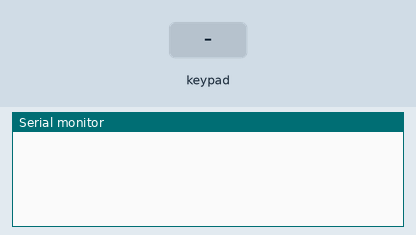
The sketch below on a simulated ESP8266 (NodeMCU). Shown: the last lines printed to the serial monitor. Inputs (shaded band) come from the test bench.

Above: at 1.2 s.
1.3 s: key '1' pressed
At 2.3 s:
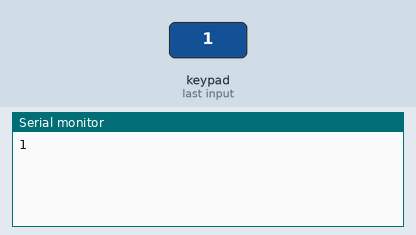
2.8 s: keypad keys 1 2 # pressed 0.4 s apart
At 4.4 s:
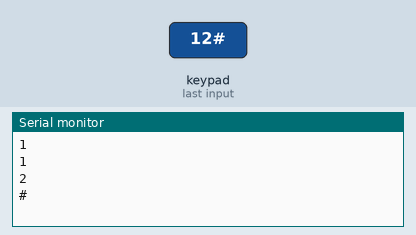
5.5 s: key 'A' pressed
At 6.1 s:
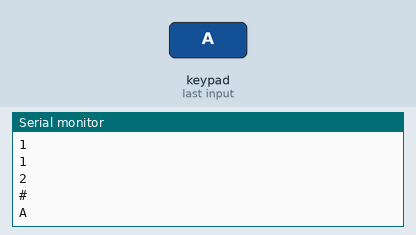
7.0 s: keypad keys 1 2 * pressed 0.4 s apart
At 8.2 s:
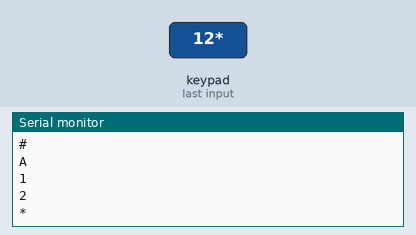
9.7 s: key 'B' pressed
At 10.9 s:
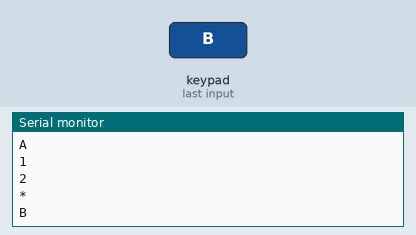
11.2 s: keypad keys 1 2 D pressed 0.4 s apart
At 13.2 s:
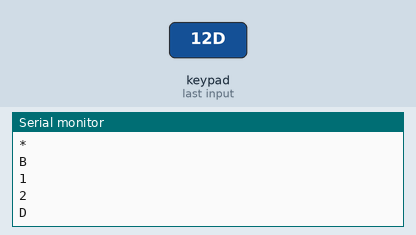

The sketch:

Keypad.ino
```cpp
/* Keypad */
#include <Keypad.h> // ref: https://github.com/Chris--A/Keypad

#define ROWS 4   // four rows
#define COLS 4   // four columns

#if defined(ESP8266)

byte rowPins[ROWS] = {D1, D2, D5, D6}; // connect to the row pinouts of the keypad
byte colPins[COLS] = {D7, D3, D4, D0}; // connect to the column pinouts of the keypad

#elif defined(ESP32)

// byte rowPins[ROWS] = {25, 17, 16, 27};
byte rowPins[ROWS] = {27, 16, 17, 25};  // connect to the row pinouts of the keypad
//byte colPins[COLS] = {18, 19, 23, 5};
byte colPins[COLS] = {5, 23, 19, 18};  // connect to the column pinouts of the keypad

#endif

char keys[ROWS][COLS] = {
    {'1', '2', '3', 'A'},  // {'S4', 'S3', 'S2', 'S1'}
    {'4', '5', '6', 'B'},  // {'S8', 'S7', 'S6', 'S5'}
    {'7', '8', '9', 'C'},  // {'S12', 'S11', 'S10', 'S9'}
    {'*', '0', '#', 'D'}   // {'S16', 'S15', 'S14', 'S13'}
};

Keypad keypad = Keypad(makeKeymap(keys), rowPins, colPins, ROWS, COLS);

// setup to run only once
void setup() {
    Serial.begin(115200);
}

// loop to run repeatedly
void loop() {
    char key = keypad.getKey();

    if (key) {
        Serial.println(key);
    }

    delay(100);
}
```

Measured:
- after the input at 1.3 s, the serial monitor: prints a new line at once (image 1)
- after the input at 2.8 s, the serial monitor: prints a new line after 0.41 s (image 2)
- after the input at 5.5 s, the serial monitor: prints a new line at once (image 3)
- after the input at 7.0 s, the serial monitor: prints a new line at once (image 4)
- after the input at 9.7 s, the serial monitor: prints a new line at once (image 5)
- after the input at 11.2 s, the serial monitor: prints a new line after 0.05 s (image 6)
